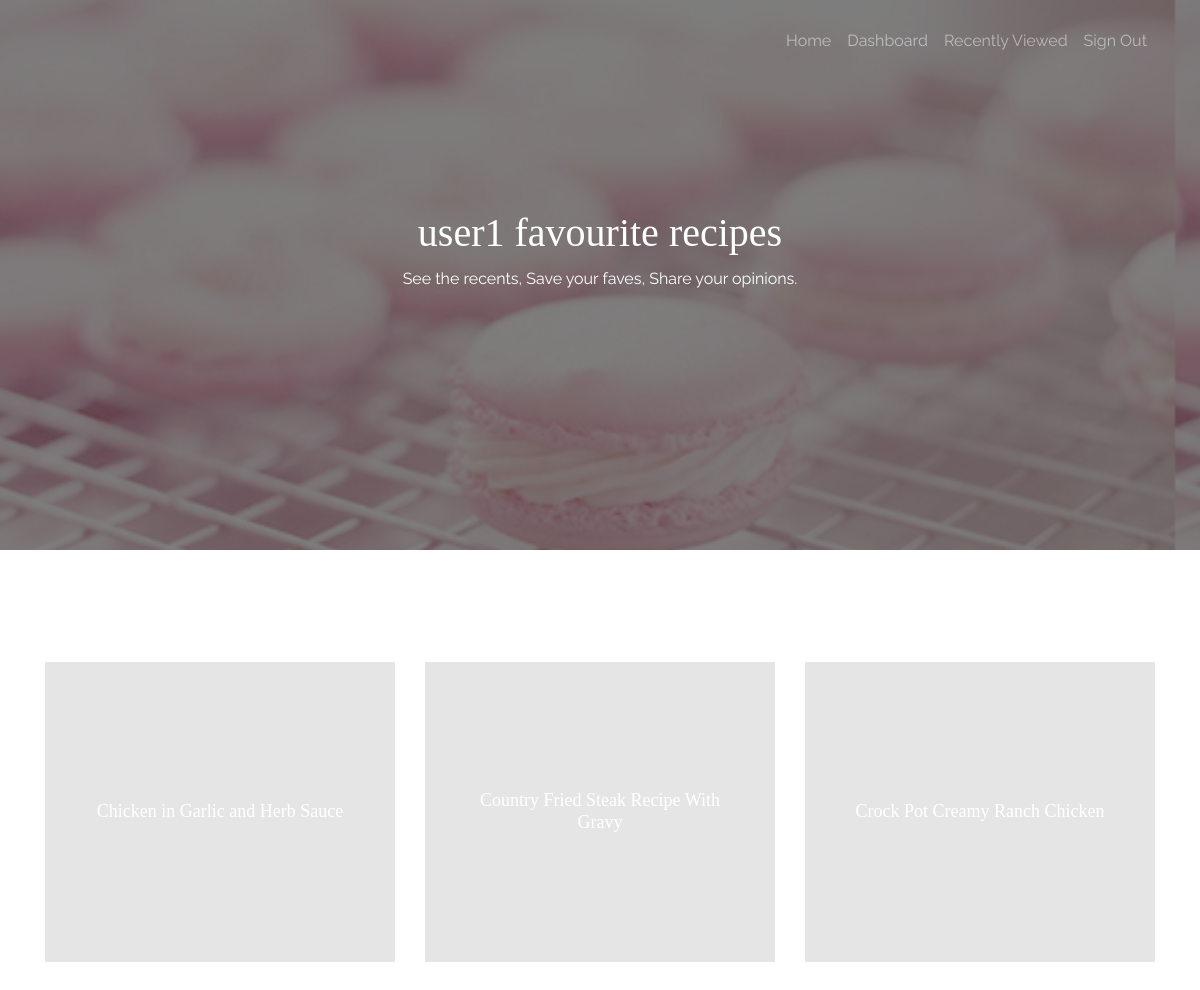
/favorites (signed in), run on the app's committed database.
### declarative.py (models this page shows)
class Api(Base):
    __tablename__ = 'API'
    id = Column(String(100), primary_key=True) #id of recipe
    name = Column(String(50), nullable=False)
    image = Column(String(200), nullable=False)
    time = Column(Integer, nullable=False)
    rate = Column(Float) #actually rate
    total_count = Column(Integer) #value
    total = Column(Integer) #number of users have rated

### routes.py (the view)
@app.route('/favorites')
def my_favorite():
	if roles.login_role == 1:
		fav_recipes = SS.get_fav_recipes_for(current_user.id)
	return render_template('fav.html', user=current_user.id, data=fav_recipes)

### RecipeSystem.py (called while the page is built)
    def get_fav_recipes_for(self, user):
        try:
            all_recipes = []
            result = self.session.query(Favourite).filter(Favourite.user_id==user).all()
            for i in result:
                rec_id = i.api_id
                recipe = self.session.query(Api).filter(Api.id==rec_id).first()
                d = {"id":recipe.id, "name":recipe.name, "image":recipe.image, "time":recipe.time}
                all_recipes.append(d)
            return all_recipes
        except:
            print("Can't find user")
            pass

### authenticate.py (called while the page is built)
def get_user(user_id):
	return Login(user_id)

@login_manager.user_loader
def load_user(user_id):
	user = get_user(user_id)
	return user

### templates/fav.html (shortened to what this page needs)
<!doctype html>
<html lang="en">
<head>
  <link rel="stylesheet" href="{{url_for("static",filename="css/bootstrap.css")}}">
  <link rel="stylesheet" href="{{url_for("static",filename="css/animate.css")}}">
  <link rel="stylesheet" href="{{url_for("static",filename="css/owl.carousel.min.css")}}">
  <link rel="stylesheet" href="{{url_for("static",filename="fonts/ionicons/css/ionicons.min.css")}}">
  <link rel="stylesheet" href="{{url_for("static",filename="fonts/fontawesome/css/font-awesome.min.css")}}">
  <link rel="stylesheet" href="{{url_for("static",filename="css/style.css")}}">
  </head>
  <body>
    <header role="banner">
      <nav class="navbar navbar-expand-md navbar-dark bg-light">
        <div class="container">
          <div class="collapse navbar-collapse navbar-light" id="navbarsExample05">
            <ul class="navbar-nav ml-auto pl-lg-5 pl-0">
              <li class="nav-item">
                <a class="nav-link" href="{{ url_for('index') }}">Home</a>
              </li>
              <li class="nav-item">
                <a class="nav-link" href="{{ url_for('dashboard') }}">Dashboard</a>
              </li>
              <li class="nav-item">
                <a class="nav-link">Recently Viewed</a>
              </li>
              <li class="nav-item">
                <a class="nav-link" href="{{url_for('logout')}}">Sign Out</a>
              </li>
            </ul>
          </div>
        </div>
      </nav>
    </header>
    <section class="site-hero site-hero-innerpage overlay" data-stellar-background-ratio="0.5" style="background-image: url('/static/images/centre_image.jpg');">
      <div class="container">
        <div class="row align-items-center site-hero-inner justify-content-center">
          <div class="col-md-8 text-center">
            <div class="mb-5 element-animate">
              <h1>{{ user }} favourite recipes</h1>
              <p>See the recents, Save your faves, Share your opinions.</p>
            </div>
          </div>
        </div>
      </div>
    </section>
    <section class="slider-wrap site-section">
      <div class="container">
        <div class="row">
          {% if data %}
          {% for recipe in data %}
            <div class="col-md-4 element-animate ">
              <a href = "{{ url_for('get_recipe', recipeID = recipe['id']) }}" class="img-bg" style="background-image: url({{recipe['image']}})">
                <div class="text">
                  <h2> {{recipe['name']}} <br> </h2>
                </div>
              </a>
            </div>
          {% endfor %}
          {% endif %}
        </div>
      </div>
    </section>
  </body>
</html>

### static/css/style.css (style rules this page uses)
body { background: #fff; font-family: "Raleway", arial, sans-serif; font-weight: 400; font-size: 16px; line-height: 1.8; color: #6c757d; }
a { -webkit-transition: .3s all ease; -o-transition: .3s all ease; transition: .3s all ease; text-decoration: none; }
h1, h2, h3, h4, h5 { color: #000; font-family: "Playfair Display", times, serif; }
header { position: absolute; top: 0; left: 0; width: 100%; z-index: 5; }
header .navbar { padding-top: 0; padding-bottom: 0; background: transparent !important; }
header .navbar .nav-link { padding: 1.7rem 1rem; outline: none !important; }
.site-hero { background-size: cover; background-position: center center; min-height: 750px; height: 100vh; }
.site-hero > .container { position: relative; z-index: 2; }
.site-hero.overlay { position: relative; }
.site-hero.overlay:before { content: ""; background: rgba(0, 0, 0, 0.5); width: 100%; z-index: 1; position: absolute; top: 0; left: 0; right: 0; bottom: 0; }
.site-hero.overlay h1, .site-hero.overlay p { color: #fff; }
.site-hero .site-hero-inner { min-height: 750px; height: 100vh; }
.site-hero-innerpage, .site-hero-innerpage .site-hero-inner { min-height: 550px; height: 50vh; }
.site-section { padding: 7em 0; }
.img-bg { background-size: cover; }
.feature-destination, .slider-wrap { position: relative; z-index: 10; margin-top: -50px; margin-bottom: 50px; }
.feature-destination .img-bg, .slider-wrap .img-bg { margin-bottom: 30px; display: block; height: 300px; position: relative; top: 0; -webkit-transition: .2s all ease; -o-transition: .2s all ease; transition: .2s all ease; }
.feature-destination .img-bg:before, .slider-wrap .img-bg:before { content: ""; top: 0; left: 0; bottom: 0; right: 0; background: #000; opacity: .1; position: absolute; -webkit-transition: .3s all ease; -o-transition: .3s all ease; transition: .3s all ease; }
.feature-destination .img-bg .text, .slider-wrap .img-bg .text { position: absolute; top: 50%; left: 50%; text-align: center; width: 80%; -webkit-transform: translate(-50%, -50%); -ms-transform: translate(-50%, -50%); transform: translate(-50%, -50%); }
.feature-destination .img-bg .text h2, .slider-wrap .img-bg .text h2 { -webkit-transition: .3s all ease; -o-transition: .3s all ease; transition: .3s all ease; margin: 0; padding: 0; font-size: 18px; font-weight: 400; color: #fff; top: 0px; position: relative; }
.slider-wrap { margin-top: 0; }
.element-animate { opacity: 0; visibility: hidden; }

### data on the page
Api: name "Chicken in Garlic and Herb Sauce"
Api: name "Country Fried Steak Recipe With Gravy"
Api: name "Crock Pot Creamy Ranch Chicken"

### other printed values
{{ user }} "user1"
